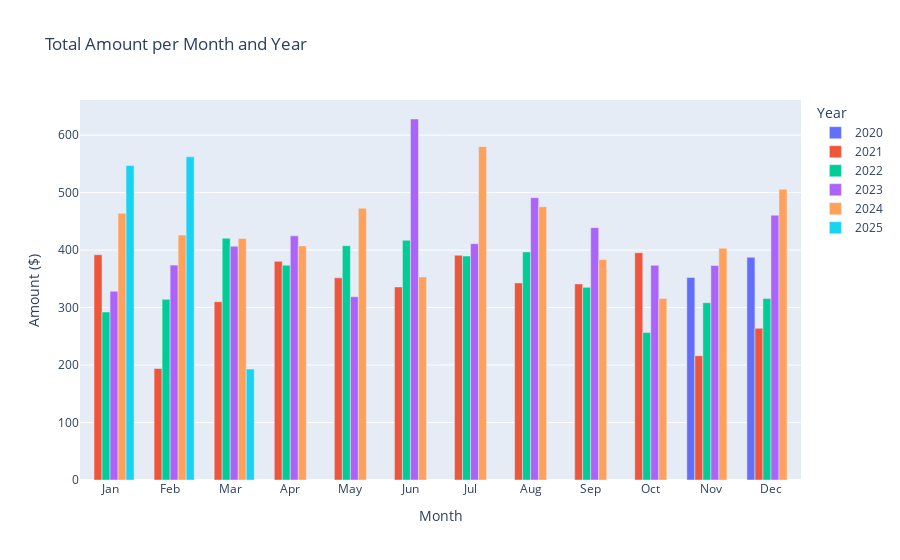

This figure's notebook cell:
### Code cell
# convert to Plotly format
monthly_amount_pivot = monthly_amount_pivot.reset_index()

# create traces, one for each year
traces = []
for year in monthly_amount_pivot.columns[1:]:
    traces.append(
        go.Bar(
            x=monthly_amount_pivot["Month"],
            y=monthly_amount_pivot[year],
            name=str(year),
            hovertemplate="Month: %{x}<br>Amount: $%{y:.2f}<br>Year: " + str(year),
        )
    )

# create fig
fig = go.Figure(data=traces)

# update layout
fig.update_layout(
    barmode="group",
    title="Total Amount per Month and Year",
    xaxis=dict(
        tickmode="array",
        tickvals=list(range(1, 13)),
        ticktext=[
            "Jan",
            "Feb",
            "Mar",
            "Apr",
            "May",
            "Jun",
            "Jul",
            "Aug",
            "Sep",
            "Oct",
            "Nov",
            "Dec",
        ],
        title="Month",
    ),
    yaxis=dict(title="Amount ($)"),
    legend_title_text="Year",
)

# plot
fig.show()

### Figure 1 — Plotly figure (JSON) as saved in the notebook; plotly's stock layout.template omitted (floating-point values rounded to 4 significant figures)
{"data": [{"hovertemplate": "Month: %{x}<br>Amount: $%{y:.2f}<br>Year: 2020", "name": "2020", "type": "bar", "x": [1, 2, 3, 4, 5, 6, 7, 8, 9, 10, 11, 12], "y": [null, null, null, null, null, null, null, null, null, null, 352.3, 387.5]}, {"hovertemplate": "Month: %{x}<br>Amount: $%{y:.2f}<br>Year: 2021", "name": "2021", "type": "bar", "x": [1, 2, 3, 4, 5, 6, 7, 8, 9, 10, 11, 12], "y": [392, 194, 310.2, 380.5, 351.7, 335.9, 390.9, 342.8, 341.2, 395.4, 216.2, 264.0]}, {"hovertemplate": "Month: %{x}<br>Amount: $%{y:.2f}<br>Year: 2022", "name": "2022", "type": "bar", "x": [1, 2, 3, 4, 5, 6, 7, 8, 9, 10, 11, 12], "y": [292.2, 314.3, 420.7, 373.7, 407.7, 417.0, 389.7, 396.8, 335.2, 256.5, 308.5, 315.6]}, {"hovertemplate": "Month: %{x}<br>Amount: $%{y:.2f}<br>Year: 2023", "name": "2023", "type": "bar", "x": [1, 2, 3, 4, 5, 6, 7, 8, 9, 10, 11, 12], "y": [328.5, 373.9, 406.6, 424.8, 318.9, 628.1, 411.2, 491.2, 439.1, 373.5, 373.3, 460.8]}, {"hovertemplate": "Month: %{x}<br>Amount: $%{y:.2f}<br>Year: 2024", "name": "2024", "type": "bar", "x": [1, 2, 3, 4, 5, 6, 7, 8, 9, 10, 11, 12], "y": [464.3, 426.2, 420.2, 407.3, 472.9, 353.2, 579.9, 475.4, 383.7, 315.9, 403.1, 505.8]}, {"hovertemplate": "Month: %{x}<br>Amount: $%{y:.2f}<br>Year: 2025", "name": "2025", "type": "bar", "x": [1, 2, 3, 4, 5, 6, 7, 8, 9, 10, 11, 12], "y": [547.2, 562.4, 193.0, null, null, null, null, null, null, null, null, null]}], "layout": {"barmode": "group", "legend": {"title": {"text": "Year"}}, "title": {"text": "Total Amount per Month and Year"}, "xaxis": {"tickmode": "array", "ticktext": ["Jan", "Feb", "Mar", "Apr", "May", "Jun", "Jul", "Aug", "Sep", "Oct", "Nov", "Dec"], "tickvals": [1, 2, 3, 4, 5, 6, 7, 8, 9, 10, 11, 12], "title": {"text": "Month"}}, "yaxis": {"title": {"text": "Amount ($)"}}}}
